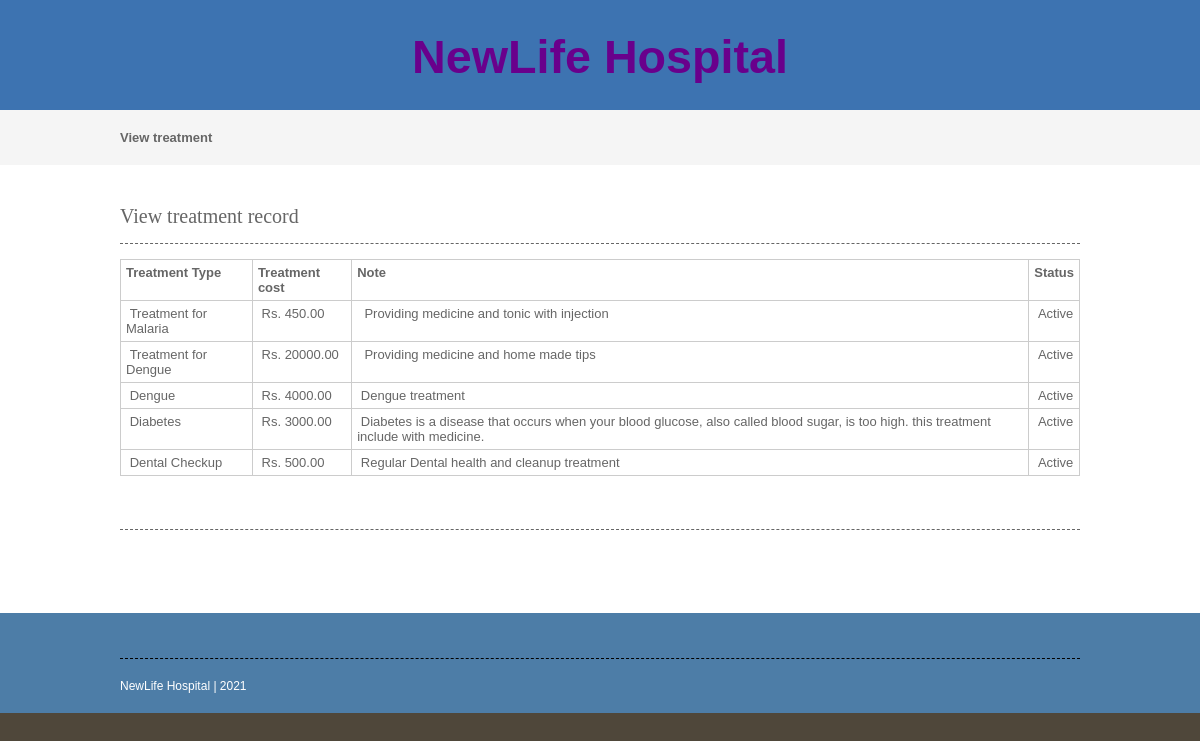
/viewtreatment.php, run on the app's committed database.
### tables this page shows
CREATE TABLE `treatment` (
  `treatmentid` int(10) NOT NULL,
  `treatmenttype` varchar(25) NOT NULL,
  `treatment_cost` decimal(10,2) NOT NULL,
  `note` text NOT NULL,
  `status` varchar(10) NOT NULL
);

### viewtreatment.php (the view, shortened to what this page needs)
<?php
include("headers.php");
include("dbconnection.php");
?>
<div class="wrapper col2">
  <div id="breadcrumb">
    <ul>
      <li class="first">View  treatment</li></ul>
  </div>
</div>
<div class="wrapper col4">
  <div id="container">
    <h1>View treatment record</h1>
    <table width="200" border="3">
      <tbody>
        <tr>
          <td><strong>Treatment Type</strong></td>
          <td><strong>Treatment cost</strong></td>
          <td><strong>Note</strong></td>
          <td><strong>Status</strong></td>
        </tr>
          <?php
		$sql ="SELECT * FROM treatment";
		$qsql = mysqli_query($con,$sql);
		while($rs = mysqli_fetch_array($qsql))
		{
        echo "<tr>
          <td>&nbsp;$rs[treatmenttype]</td>
		  <td>&nbsp;Rs. $rs[treatment_cost]</td>
          <td>&nbsp;$rs[note]</td>
			 <td>&nbsp;$rs[status]</td>";
        echo "</tr>";
		}
		?>
      </tbody>
    </table>
    <h1>&nbsp;</h1>
    <p>&nbsp;</p>
  </div>
</div>
<?php
include("footers.php");
?>

### layout/styles/layout.css (style rules this page uses)
html { overflow-y:scroll; }
body { margin:0; padding:0; font-size:13px; font-family:verdana, Arial, Helvetica, sans-serif; color:#FFFFFF; background-color:#4F473A; }
div.wrapper { display:block; width:100%; margin:0; text-align:left; }
.col2 { color:#666666; background-color:#F5F5F5; }
.col3, .col4 { color:#666666; background-color:#FFFFFF; }
#head, #gallery, #breadcrumb, #container, #footer { display:block; position:relative; width:960px; margin:0 auto; }
#breadcrumb { padding:20px 0; }
#breadcrumb ul { margin:0; padding:0; list-style:none; }
#breadcrumb ul li { display:inline; }
#breadcrumb ul li.first { font-weight:bold; }
#container { padding:40px 0; }
#container h1, #container h2, #container h3, #container h4, #container h5, #container h6 { margin:0 0 15px 0; padding:0 0 15px 0; line-height:normal; font-weight:normal; font-size:20px; font-family:Georgia, "Times New Roman", Times, serif; border-bottom:1px dashed #666666; }

### layout/styles/tables.css (style rules this page uses)
table { width:100%; border-collapse:collapse; table-layout:auto; vertical-align:top; margin-bottom:15px; border:1px solid #CCCCCC; }
table tbody td { vertical-align:top; border-collapse:collapse; border-left:1px solid #CCCCCC; border-right:1px solid #CCCCCC; }
table thead th, table tbody td { padding:5px; border-collapse:collapse; }

### data on the page
treatment: treatmenttype "Treatment for Malaria", treatment_cost "450.00", note "Providing medicine and tonic with injection", status "Active"
treatment: treatmenttype "Treatment for Dengue", treatment_cost "20000.00", note "Providing medicine and home made tips", status "Active"
treatment: treatmenttype "Dengue", treatment_cost "4000.00", note "Dengue treatment", status "Active"
treatment: treatmenttype "Diabetes", treatment_cost "3000.00", note "Diabetes is a disease that occurs when your blood glucose, also called blood sugar, is too high. this treatment include with medicine.", status "Active"
treatment: treatmenttype "Dental Checkup", treatment_cost "500.00", note "Regular Dental health and cleanup treatment", status "Active"
